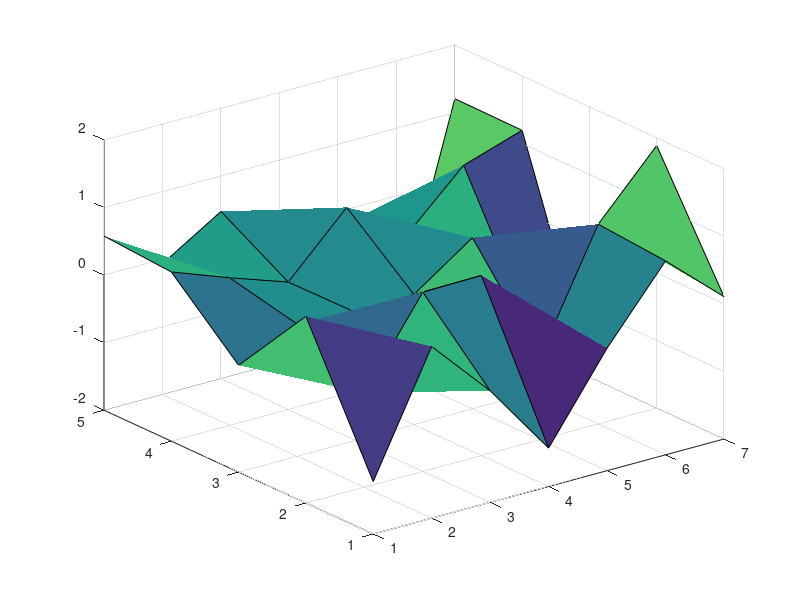

Here is the MATLAB script that generated this plot: (Note: this script raises an error after producing the figure.)
% Sept 17 2014


%% What is a Surface?
% What exactly is MATLAB doing when we say the following?
%
%  surf(peaks)
%
% The answer seems obvious.
% We're telling MATLAB to draw a continuous surface through the points
% which are defined in the array which the function peaks returns. But
% where does that surface go in between those points? It turns out that
% there are some subtle issues hiding here, so let's look a bit closer.
%
% We'll start with a smaller array so that we can see what's really going
% on.
rng(0)
z = randn(5,7)

%%
% Let's give that to surf and see what it draws.
f1 = figure;
h = surf(z);
h.FaceColor = 'interp';
h.Marker = 's';
h.MarkerFaceColor = [.7 .2 .3];
h.MarkerEdgeColor = 'none';
title('surf')

%%
% Those little grey squares are the values in the array z. It looks like
% the surface is interpolating linearly between those values. Is that
% actually what's happening? And is it the best choice?
%
% MATLAB has a useful function named <http://www.mathworks.com/help/matlab/ref/interp2.html interp2> which will interpolate between
% the values in a 2D array. We can use interp2 to do the same sort of
% interpolation that surf is doing, but with more control over the
% interpolation.
%
% First we'll create a high-res version of the X & Y coordinates of that
% surface. I've just increased the resolution by a factor of 10, but you
% could use any number.
[n, m] = size(z);
[x, y] = meshgrid(1:m,1:n);         % low-res grid 
[x2,y2] = meshgrid(1:.1:m,1:.1:n);  % high-res grid

%%
% Then we'll use interp2 to interpolate the Z values up to that high-res
% mesh. And then we'll give that high-res array of Z values to surf.
clf(f1);
z2 = interp2(x,y,z, x2,y2); % interpolate up
f = surf(x2,y2,z2);
f.EdgeColor = 'none';
f.FaceColor = 'interp';
f.FaceLighting = 'gouraud';
title('interp2')
hold on

%%
% I've turned the edges off because they would be the edges of the high-res
% grid. We want to add the edges of the low-res grid. We'll have to do that
% in two steps.
%
% First the column edges.
[x3,y3] = meshgrid(1:m,1:.1:n);
z3 = interp2(x,y,z, x3,y3);
c = surf(x3,y3,z3);
c.FaceColor = 'none';
c.MeshStyle = 'column';
hold on

%%
% And then the row edges.
[x3,y3] = meshgrid(1:.1:m,1:n);
z3 = interp2(x,y,z, x3,y3);
r = surf(x3,y3,z3);
r.FaceColor = 'none';
r.MeshStyle = 'row';

%%
% And finally we'll add the markers at the original data points.
m = surf(x,y,z);
m.FaceColor = 'none';
m.MeshStyle = 'none';
m.Marker = 's';
m.MarkerFaceColor = [.7 .2 .3];
m.MarkerEdgeColor = 'none';
hold off

%%
%
% That looks pretty close to what surf did, doesn't it?
%
% The interp2 function takes an argument named method that we didn't use 
% before. We'd like to see what it looks like when we choose different
% values for method. We'll do that by converting those previous steps into
% the following function so that we can call it multiple times.
%
%   function interpsurf(z, method)
%     if nargin < 2
%       method = 'linear';
%     end
%     [n, m] = size(z);
%     [x, y] = meshgrid(1:m,1:n);         % low-res grid 
%     [x2,y2] = meshgrid(1:.1:m,1:.1:n);  % high-res grid
%     z2 = interp2(x,y,z, x2,y2, method); % interpolate up
%     % Draw the faces with no edges using the high-res grid
%     f = surf(x2,y2,z2);
%     f.EdgeColor = 'none';
%     f.FaceColor = 'interp';
%     f.FaceLighting = 'gouraud';
%     hold on
%     % Add the column edges using a mix of low-res and high-res
%     [x3,y3] = meshgrid(1:m,1:.1:n);
%     z3 = interp2(x,y,z, x3,y3, method);
%     c = surf(x3,y3,z3);
%     c.FaceColor = 'none';
%     c.MeshStyle = 'column';
%     % Add the row edges
%     [x3,y3] = meshgrid(1:.1:m,1:n);
%     z3 = interp2(x,y,z, x3,y3, method);
%     r = surf(x3,y3,z3);
%     r.FaceColor = 'none';
%     r.MeshStyle = 'row';
%     % Add markers at the original points
%     m = surf(x,y,z);
%     m.FaceColor = 'none';
%     m.EdgeColor = 'none';
%     m.Marker = 's';
%     m.MarkerFaceColor = [.7 .2 .3];
%     m.MarkerEdgeColor = 'none';
%     hold off
%
% Now we can try the four different options for the method argument and
% compare the resulting surfaces.
%
f2 = figure('Position',[100 100 760 600]);
subplot(2,2,1)
interpsurf(z,'linear')
title linear
axis tight
subplot(2,2,2)
interpsurf(z,'spline')
title spline
axis tight
subplot(2,2,3)
interpsurf(z,'nearest')
title nearest
axis tight
subplot(2,2,4)
interpsurf(z,'cubic')
title cubic
axis tight

%%
% As you can see, all of these functions pass through the original points.
% But they behave quite differently in between those points. That's showing
% the difference between the various interpolation methods.
%
% The different interpolation methods have some notable characteristics.
%
% * The linear and nearest methods never stick out past the original points.
% This is a property known as "boundedness".
%
% * But the linear and nearest options have sharp edges which the spline and
% cubic options do not have. We would say that the spline and cubic options are
% "smoother".
%
% * The differences between the spline and cubic methods are sometimes
% referred to as "stiffness".
% 
% There's usually not one "right" choice for an interpolation function. You
% often need to strike a balance between boundedness, smoothness, and other
% characteristics of the interpolation function.
%
% Of these, it looks like the linear option is the same as what surf did,
% but if we look closely we can see that there are actually some small
% differences.
%
% <img src="surfexample_01.png">
%
% <img src="surfexample_05.png">
%
% Can you spot the differences?
%
% The difference is that interp2 is doing something called 
% <http://en.wikipedia.org/wiki/Bilinear_interpolation bilinear interpolation>, 
% but surf is doing something called "piecewise linear" interpolation. 
% These interpolation techniques are similar, but they're not quite the same.
%
% The term bilinear interpolation means that it is actually the product of
% two linear equations. One is a linear interpolation in X.
%
% $$f(x) = a_1 + a_2 x$$
% 
% The other equation is a linear interpolation in Y. 
%
% $$f(y) = b_1 + b_2 y$$
%
% But the product of the two is not a linear equation. It is actually a 
% quadratic equation which looks something like this:
%
% $$f(x,y) = c_1 + c_2 x + c_3 y + c_4 x y$$
%
% In the piecewise linear case, surf is actually breaking the 2x2 square
% into two triangles and then performing linear interpolation within the
% triangle using a linear equation.
%
% The reason that surf uses piecewise linear is that modern graphics cards
% can evaluate linear equations very quickly, but they're not as good at
% the quadratic equation we encounter in bilinear interpolation. This means that
% piecewise linear has an important performance advantage over bilinear.
% 
% As we can see, this piecewise linear approach is very similar to the 
% linear option. In fact, it is exactly the same as the linear option along 
% the edges. It also has the boundedness property of the linear option. In 
% general it's usually close enough to linear that the improved performance
% makes it worth using. 
%
% But it does have one important weakness. It is even less smooth than the 
% linear option because it adds an extra crease along the diagonal of each 
% 2x2 set of neighboring points where the two triangles meet. These diagonals 
% also mean that surf's piecewise linear interpolation is
% <http://en.wikipedia.org/wiki/Anisotropy anisotropic>, rather than being 
% <http://en.wikipedia.org/wiki/Isotropy isotropic> like the bilinear interpolation
% that interp2 uses. This can be important in some cases.
%
% You can see one of the creases in the light blue square one up from the
% bottom in this picture.
delete(f2);
clf(f1);
surf(z)
h = light;
h.Style = 'local';
h.Position = [1.5 3 3];
view(-33.5,60)

%%
% It is important to recognize when surf's interpolation scheme is not the 
% one which is appropriate for your purposes. When it's not, you'll want 
% to use something like the interpsurf function we wrote today.


%%
% _Copyright 2014 The MathWorks, Inc._

